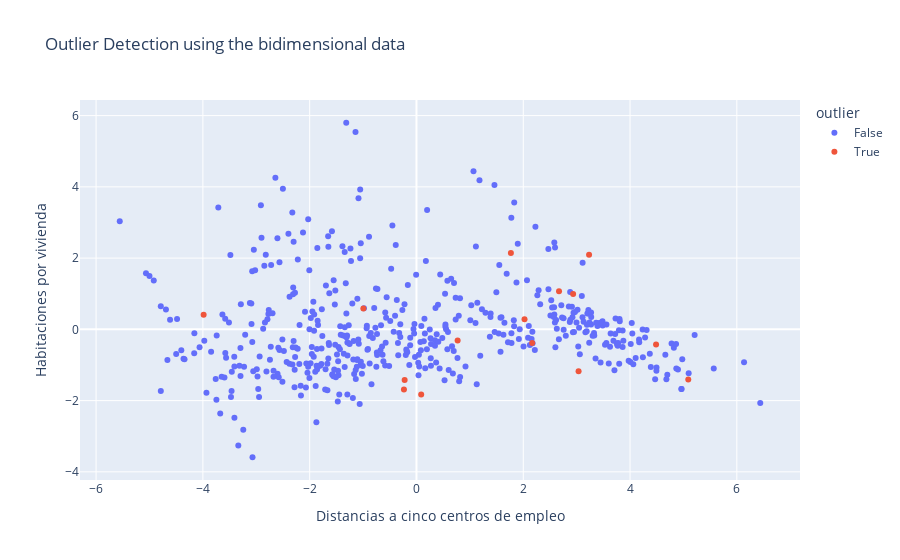

Notebook code for this chart:
### Code cell
df_pca["outlier"] = df_pca["outlierness"]>1.8
fig = px.scatter(df_pca, x="PC1", y="PC2", title="Gráfico de Dispersión", color="outlier")
fig.update_layout(
    title="Outlier Detection using the bidimensional data",
    xaxis_title="Distancias a cinco centros de empleo",
    yaxis_title="Habitaciones por vivienda"
)
fig.show()

### Figure 1 — Plotly figure (JSON) as saved in the notebook; plotly's stock layout.template omitted (floating-point values rounded to 4 significant figures; data arrays with more than 128 entries replaced by an {"elided": "..."} marker saying what was removed)
{"data": [{"hovertemplate": "outlier=False<br>PC1=%{x}<br>PC2=%{y}<extra></extra>", "legendgroup": "False", "marker": {"color": "#636efa", "symbol": "circle"}, "mode": "markers", "name": "False", "orientation": "v", "showlegend": true, "type": "scatter", "x": {"elided": "491 float values"}, "xaxis": "x", "y": {"elided": "491 float values"}, "yaxis": "y"}, {"hovertemplate": "outlier=True<br>PC1=%{x}<br>PC2=%{y}<extra></extra>", "legendgroup": "True", "marker": {"color": "#EF553B", "symbol": "circle"}, "mode": "markers", "name": "True", "orientation": "v", "showlegend": true, "type": "scatter", "x": [-0.2211, 0.08878, 0.771, 2.167, 3.036, -0.2347, -3.986, -0.9941, 3.233, 1.769, 2.934, 5.091, 4.487, 2.67, 2.024], "xaxis": "x", "y": [-1.42, -1.827, -0.3127, -0.3827, -1.176, -1.687, 0.4101, 0.5874, 2.096, 2.143, 0.9889, -1.406, -0.4287, 1.073, 0.2846], "yaxis": "y"}], "layout": {"legend": {"title": {"text": "outlier"}, "tracegroupgap": 0}, "title": {"text": "Outlier Detection using the bidimensional data"}, "xaxis": {"anchor": "y", "domain": [0, 1], "title": {"text": "Distancias a cinco centros de empleo"}}, "yaxis": {"anchor": "x", "domain": [0, 1], "title": {"text": "Habitaciones por vivienda"}}}}
